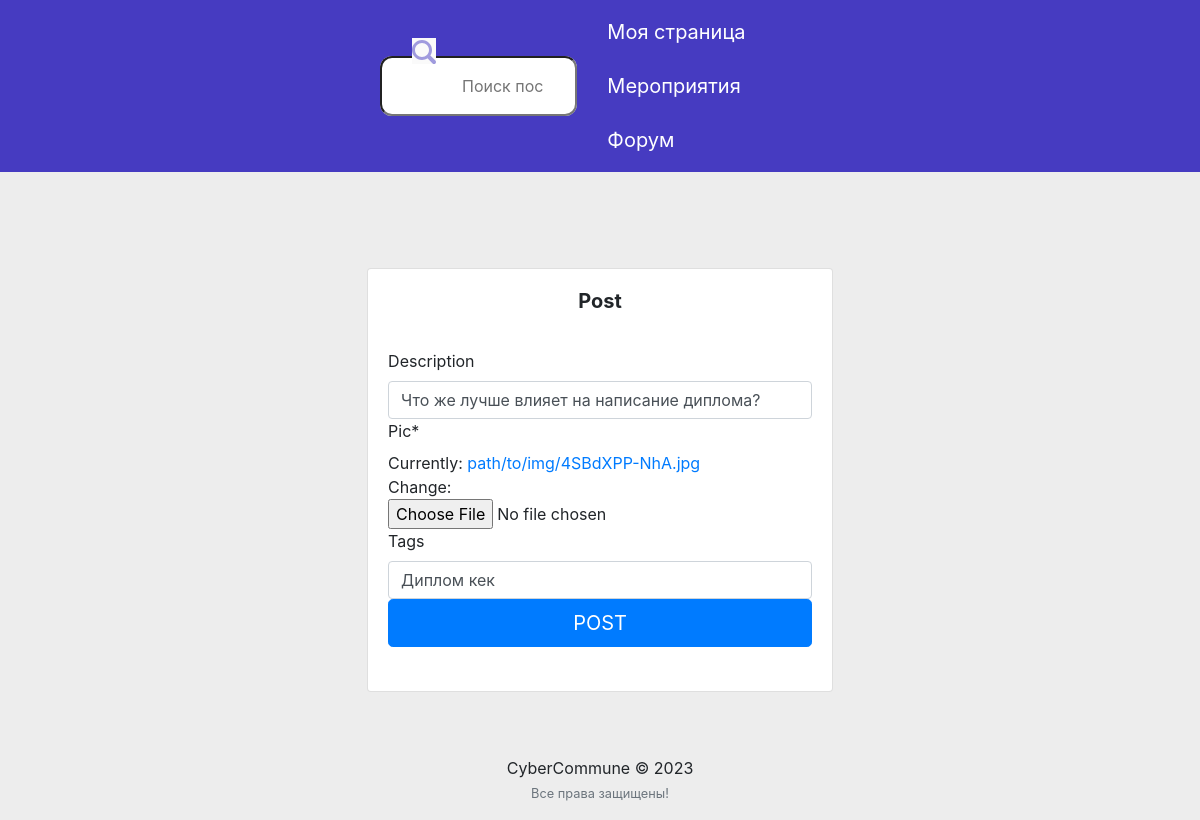
Page /post/2/update/ (signed in) on the committed database.
### feed/models.py (models this page shows, shortened)
class Post(models.Model):
    title = models.CharField(max_length=200, blank=True)
    description = models.CharField(max_length=255, blank=True)
    pic = models.ImageField(upload_to='path/to/img')
    date_posted = models.DateTimeField(default=timezone.now)
    user_name = models.ForeignKey(User, on_delete=models.CASCADE)
    tags = models.CharField(max_length=100, blank=True)

### feed/views.py (the view, shortened to what this page needs)
# urls.py: path('post/<int:pk>/update/', PostUpdateView.as_view(), name='post-update'),
class PostUpdateView(LoginRequiredMixin, UserPassesTestMixin, UpdateView):
    model = Post
    fields = ['description', 'pic', 'tags']
    template_name = 'feed/create_post.html'
    def test_func(self):
        post = self.get_object()
        if self.request.user == post.user_name:
            return True
        return False

### feed/templates/feed/create_post.html (shortened to what this page needs)
{% extends "feed/layout.html" %}
{% load static %}
{% load crispy_forms_tags %}
{% block cssfiles %}
    <link href="{% static 'users/profile.css' %}" rel="stylesheet">
{% endblock cssfiles %}
{% block searchform %}
<form
  class="search"
  action="{% url 'search_posts' %}"
  method="get">
  <div class="text-field-icon">
      <input name="p" type="text" placeholder="Поиск постов" />
  </div>
        <button type="submit">
        <img src="{% static 'users/search.svg' %}" alt="Поиск">
      </button>
</form>
<nav class="nav">
    <a href="{% url 'my_profile' %}">Моя страница</a>
    <a href="{% url 'events' %}">Мероприятия</a>
    <a href="{% url 'home' %}">Форум</a>
</nav>
{% endblock searchform %}
{% block content %}
<br><br>
<div class="container">
    <div class="row">
      <div class="col-sm-9 col-md-7 col-lg-5 mx-auto">
        <div class="card card-signin my-5">
          <div class="card-body">
            <h5 class="card-title text-center"><b>Post</b></h5>
            <form class="form-signin" method = "POST" enctype="multipart/form-data">
            <fieldset class="form-group"><br>
                {{ form|crispy }}
            </fieldset>
            <div class="form-group">
                <button class="btn btn-lg btn-primary btn-block text-uppercase" type="submit">Post</button><br>
            </div>
        </form>
    </div>
    </div>
    </div>
    </div>
</div>
{% endblock content %}

### users/static/users/auth.css (style rules this page uses)
* { margin: 0; padding: 0; }
body { background: #ededed; }
a, button, h1, h2, h3, h4, h5, h6, p { font-family: Inter, sans-serif; margin-bottom: 0; }
a { text-decoration: none; }
.container { max-width: 1160px; margin: 0 auto; padding: 0; }
.form-group { margin:0; padding:0; }

### users/static/users/profile.css (style rules this page uses)
.search { background: #FAFAFA; border-radius: 12px; width: 370px; height: 60px; }
.search .text-field-icon { height:100%; }
.search input { outline: none; border-radius: 12px; padding: 2px 32px 2px 80px; width: 100%; height: 100%; }
.search button { background: #FAFAFA; position: absolute; top: 38px; left: 412px; border: none; }
.nav { margin-left: 30px; display: flex; flex-direction: row; gap: 30px; }
.nav a { font-weight: 400; font-size: 20px; line-height: 24px; color: #FFFFFF; }
.container { max-width: 1160px; margin: 0 auto; }

### rows in the picture
Post: description "Что же лучше влияет на написание диплома?", tags "Диплом кек"
